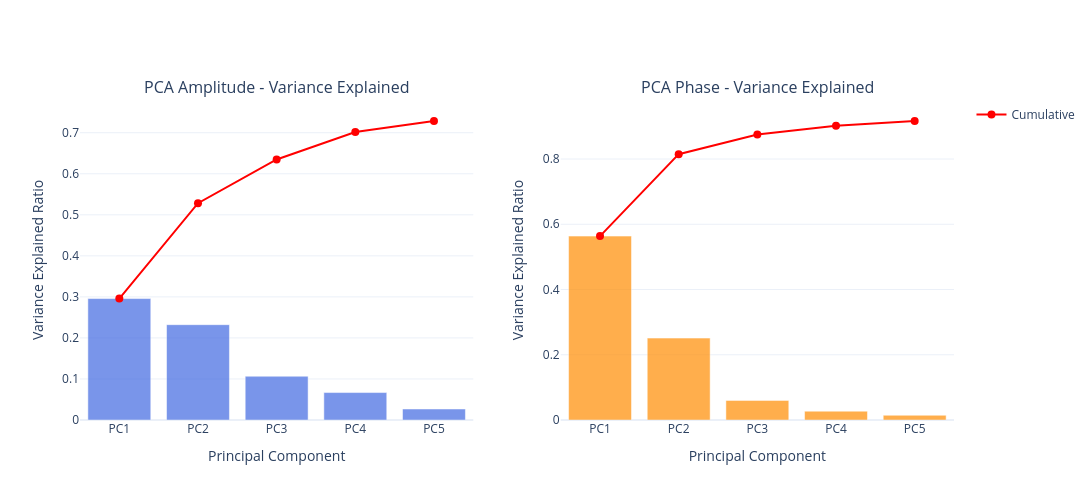

This figure's notebook cell:
### Markdown cell above
# 7. PCA Dimensionality Reduction - Top 5 Components

### Code cell
import numpy as np
from sklearn.decomposition import PCA
import plotly.graph_objects as go
from plotly.subplots import make_subplots

# Chuẩn bị ma trận dữ liệu: mỗi hàng là 1 packet, mỗi cột là 1 subcarrier
num_packets = max([len(ts_all[k]) for k in ts_all.keys()])
num_subcarriers = len(ts_all)

# Khởi tạo ma trận amplitude và phase
amp_matrix = np.zeros((num_packets, num_subcarriers))
phs_matrix = np.zeros((num_packets, num_subcarriers))

# Điền dữ liệu từ ts_all (sau khi đã qua filters: Hampel, SG, Elliptic)
for col_idx, sub_idx in enumerate(sorted(ts_all.keys())):
    ts_df = ts_all[sub_idx]
    n_samples = len(ts_df)
    amp_matrix[:n_samples, col_idx] = ts_df['amp_ellip'].values
    phs_matrix[:n_samples, col_idx] = ts_df['phase_ellip'].values

print(f"Ma trận amplitude: {amp_matrix.shape}")
print(f"Ma trận phase: {phs_matrix.shape}")

# Áp dụng PCA cho amplitude (giảm xuống 5 thành phần chính)
N_COMPONENTS = 5
pca_amp = PCA(n_components=N_COMPONENTS)
amp_pca = pca_amp.fit_transform(amp_matrix)

print(f"\nPCA Amplitude:")
print(f"  Input shape: {amp_matrix.shape}")
print(f"  Output shape: {amp_pca.shape}")
print(f"  Explained variance ratio: {pca_amp.explained_variance_ratio_}")
print(f"  Total variance explained: {np.sum(pca_amp.explained_variance_ratio_)*100:.2f}%")

# Áp dụng PCA cho phase
pca_phs = PCA(n_components=N_COMPONENTS)
phs_pca = pca_phs.fit_transform(phs_matrix)

print(f"\nPCA Phase:")
print(f"  Input shape: {phs_matrix.shape}")
print(f"  Output shape: {phs_pca.shape}")
print(f"  Explained variance ratio: {pca_phs.explained_variance_ratio_}")
print(f"  Total variance explained: {np.sum(pca_phs.explained_variance_ratio_)*100:.2f}%")

# Vẽ biểu đồ variance explained
pc_labels = [f'PC{i}' for i in range(1, N_COMPONENTS+1)]

fig = make_subplots(rows=1, cols=2,
                    subplot_titles=['PCA Amplitude - Variance Explained',
                                    'PCA Phase - Variance Explained'])

# Amplitude variance
fig.add_trace(go.Bar(x=pc_labels, y=pca_amp.explained_variance_ratio_,
                     marker_color='royalblue', opacity=0.7, name='Amp Variance',
                     showlegend=False), row=1, col=1)
fig.add_trace(go.Scatter(x=pc_labels, y=np.cumsum(pca_amp.explained_variance_ratio_),
                          mode='lines+markers', line=dict(color='red', width=2),
                          marker=dict(size=8), name='Cumulative'),
              row=1, col=1)

# Phase variance
fig.add_trace(go.Bar(x=pc_labels, y=pca_phs.explained_variance_ratio_,
                     marker_color='darkorange', opacity=0.7, name='Phs Variance',
                     showlegend=False), row=1, col=2)
fig.add_trace(go.Scatter(x=pc_labels, y=np.cumsum(pca_phs.explained_variance_ratio_),
                          mode='lines+markers', line=dict(color='red', width=2),
                          marker=dict(size=8), name='Cumulative',
                          showlegend=False),
              row=1, col=2)

fig.update_yaxes(title_text="Variance Explained Ratio", row=1, col=1)
fig.update_yaxes(title_text="Variance Explained Ratio", row=1, col=2)
fig.update_xaxes(title_text="Principal Component", row=1, col=1)
fig.update_xaxes(title_text="Principal Component", row=1, col=2)
fig.update_layout(height=500, width=1400, template='plotly_white')
fig.show()

print(f"\nPCA hoàn tất! Giảm từ {num_subcarriers} subcarriers xuống {N_COMPONENTS} principal components")

### Figure 1 — Plotly figure (JSON) as saved in the notebook; plotly's stock layout.template omitted (floating-point values rounded to 4 significant figures)
{"data": [{"marker": {"color": "royalblue"}, "name": "Amp Variance", "opacity": 0.7, "showlegend": false, "type": "bar", "x": ["PC1", "PC2", "PC3", "PC4", "PC5"], "xaxis": "x", "y": [0.2959, 0.2323, 0.1067, 0.06686, 0.02686], "yaxis": "y"}, {"line": {"color": "red", "width": 2}, "marker": {"size": 8}, "mode": "lines+markers", "name": "Cumulative", "type": "scatter", "x": ["PC1", "PC2", "PC3", "PC4", "PC5"], "xaxis": "x", "y": [0.2959, 0.5282, 0.6349, 0.7017, 0.7286], "yaxis": "y"}, {"marker": {"color": "darkorange"}, "name": "Phs Variance", "opacity": 0.7, "showlegend": false, "type": "bar", "x": ["PC1", "PC2", "PC3", "PC4", "PC5"], "xaxis": "x2", "y": [0.5637, 0.2511, 0.06008, 0.02707, 0.01457], "yaxis": "y2"}, {"line": {"color": "red", "width": 2}, "marker": {"size": 8}, "mode": "lines+markers", "name": "Cumulative", "showlegend": false, "type": "scatter", "x": ["PC1", "PC2", "PC3", "PC4", "PC5"], "xaxis": "x2", "y": [0.5637, 0.8148, 0.8749, 0.9019, 0.9165], "yaxis": "y2"}], "layout": {"annotations": [{"font": {"size": 16}, "showarrow": false, "text": "PCA Amplitude - Variance Explained", "x": 0.225, "xanchor": "center", "xref": "paper", "y": 1, "yanchor": "bottom", "yref": "paper"}, {"font": {"size": 16}, "showarrow": false, "text": "PCA Phase - Variance Explained", "x": 0.775, "xanchor": "center", "xref": "paper", "y": 1, "yanchor": "bottom", "yref": "paper"}], "height": 500, "width": 1400, "xaxis": {"anchor": "y", "domain": [0, 0.45], "title": {"text": "Principal Component"}}, "xaxis2": {"anchor": "y2", "domain": [0.55, 1], "title": {"text": "Principal Component"}}, "yaxis": {"anchor": "x", "domain": [0, 1], "title": {"text": "Variance Explained Ratio"}}, "yaxis2": {"anchor": "x2", "domain": [0, 1], "title": {"text": "Variance Explained Ratio"}}}}
